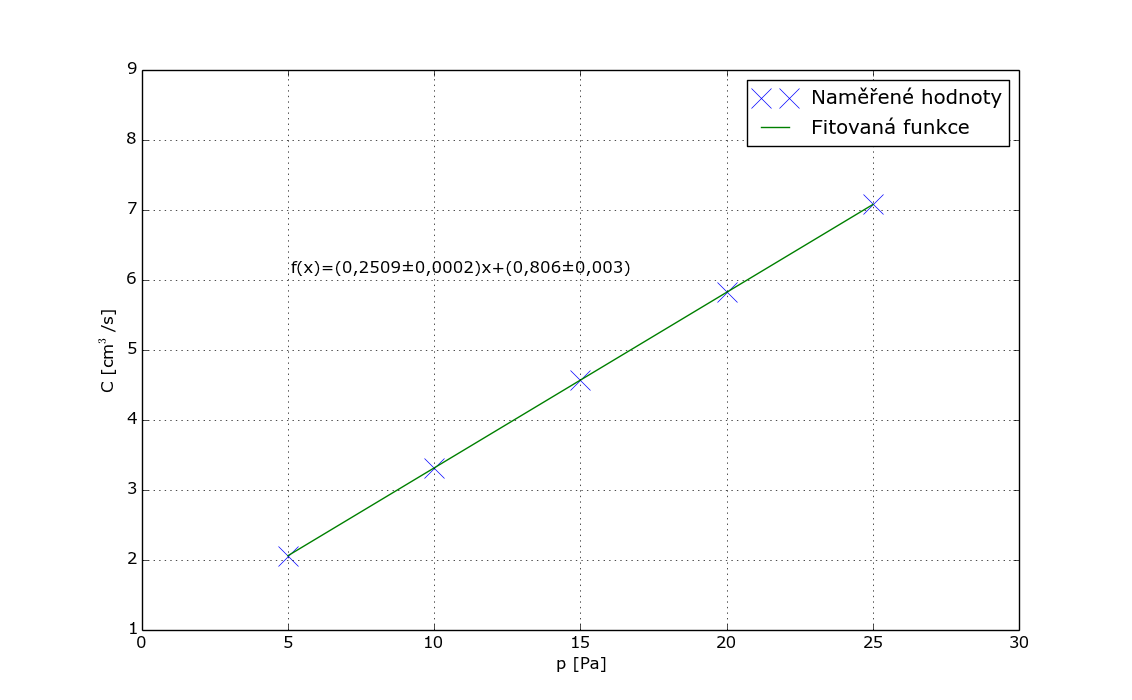

The Python source for this figure:
# -*- coding: utf-8 -*-
import os
import numpy as np
from numpy import log as ln
from numpy import log10 as log
from matplotlib import rc
rc('font', family='Verdana')
rc('figure', figsize=(1.6180*7,7))
import matplotlib.pyplot as plt
from scipy.optimize import curve_fit
import math

def cf(string):
    ret = float(string.replace(",", "."))
    return ret

def round_by_err(x, x_err):
    x_err = round(x_err, -int(math.floor(math.log10(x_err))))
    x = round(x, -int(math.floor(math.log10(x_err))))
    return x, x_err

def get_pretty_param(value, error):
    val, err = round_by_err(value, error)
    pretty_param = "("+str(val)+u"\u00B1"+str(err)+")"
    pretty_param = pretty_param.replace(".", ",")
    return pretty_param

def get_named_param(param_str, value, error):
    named_param = param_str+" = "+get_pretty_param(value, error)
    return named_param

def func(x,a,b):
   return a*x+b

def script_name():
    return os.path.basename(os.path.realpath(__file__)).replace(".py", "")

def print_excel_params(ps, pe):
    for i in range(0, len(ps)):
        print str(i)+" "+str(ps[i])+" "+str(pe[i])

#x,y,z # z s errorama
d = np.loadtxt(script_name()+".txt", converters = {0: cf, 1: cf})
x,y = d[:,0],d[:,1]

dfit = d
popt,pcov = curve_fit(func, dfit[:,0], dfit[:,1])
y_fit = popt[0]*x+popt[1]

ps = popt
pe = np.sqrt(np.diag(pcov))

#print_excel_params(ps, pe)

print(get_named_param("a", ps[0], pe[0]))
print(get_named_param("b", ps[1], pe[1]))

#plt.errorbar(x,y,yerr=z)  # errorbary
plt.clf()
plt.plot(x,y,'x', label=u"Naměřené hodnoty", ms=15)
plt.plot(x,y_fit, label=u"Fitovaná funkce")

# Kosmetika
plt.grid()
plt.legend()
plt.ylabel(r"C [cm$^3$/s]")
plt.xlabel(r"p [Pa]")
plt.xlim(0,30)
plt.ylim(1,9)

plt.text(5.1, 6.1, u'f(x)='+get_pretty_param(ps[0], pe[0])+'x+'+get_pretty_param(ps[1], pe[1])+'', fontsize=12)

# Uložení
plt.savefig(script_name()+".png")
plt.show()
